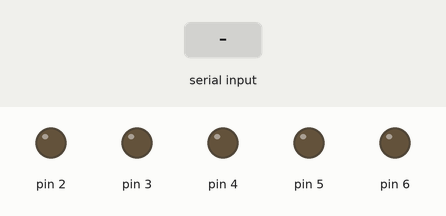
Bench run of a sketch on a simulated Arduino Uno, built with avr-gcc and run on an emulated ATmega328P. Parts: output pins drawn as LEDs (lit = HIGH). The inputs (shaded band) are chosen by the test bench.

Above: at 1.2 s.
1.3 s: "b" received over Serial
At 2.0 s:
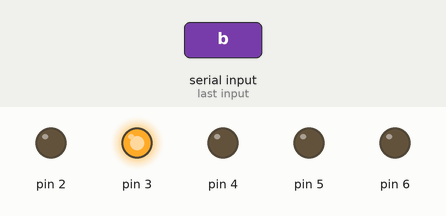
2.8 s: "g" received over Serial
At 3.1 s:
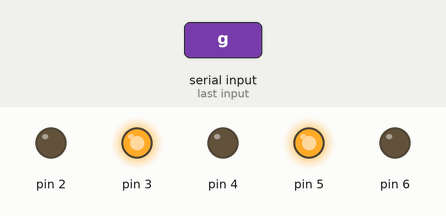
4.3 s: "r" received over Serial
At 5.5 s:
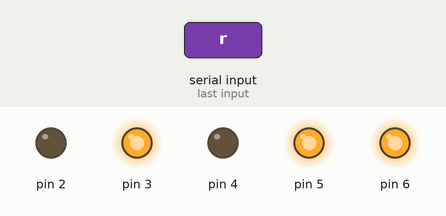
5.8 s: "1" received over Serial
At 6.6 s:
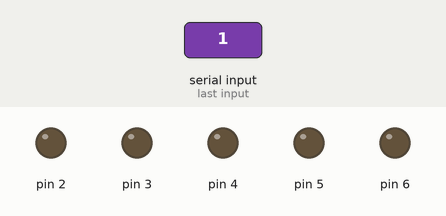
7.3 s: "g" received over Serial
At 7.7 s:
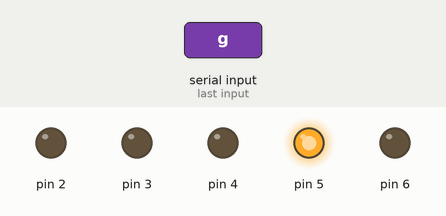
8.8 s: "0" received over Serial
At 10.1 s:
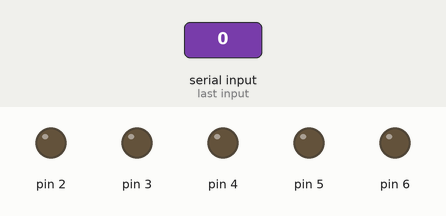
Timing chart, 0 to 11.3 s (numbered marks = the images above; inputs shaded):
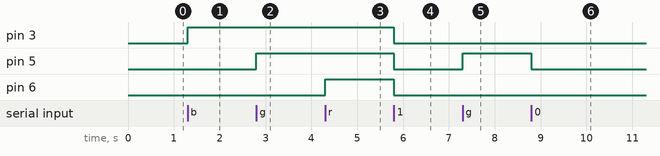

Measured:
- after the input at 1.3 s, pin 3: LOW → HIGH at once
- after the input at 2.8 s, pin 5: LOW → HIGH at once
- after the input at 4.3 s, pin 6: LOW → HIGH at once
- after the input at 5.8 s, pin 3, pin 5, pin 6: HIGH → LOW at once
- after the input at 7.3 s, pin 5: LOW → HIGH at once
- after the input at 8.8 s, pin 5: HIGH → LOW at once

The sketch:

ex7_RGB_LED.ino
```cpp
void setup()
{
// initialize serial communication:
Serial.begin(9600);
// initialize the LED pins:
for (int thisPin = 2; thisPin < 7; thisPin++)
{
pinMode(thisPin, OUTPUT);
}
}

void loop()
{
// read the sensor:
  if (Serial.available() > 0)
  {
  int charecter = Serial.read();

    switch (charecter)
    {
    case 'b':
    digitalWrite(3, HIGH);
    break;
    case 'g':
    digitalWrite(5, HIGH);
    break;
    case 'r':
    digitalWrite(6, HIGH);
    break;

    default:
    // turn all the LEDs off:
    for (int thisPin = 2; thisPin < 7; thisPin++)
    {
    digitalWrite(thisPin, LOW);
    }
  }
}
}
```
